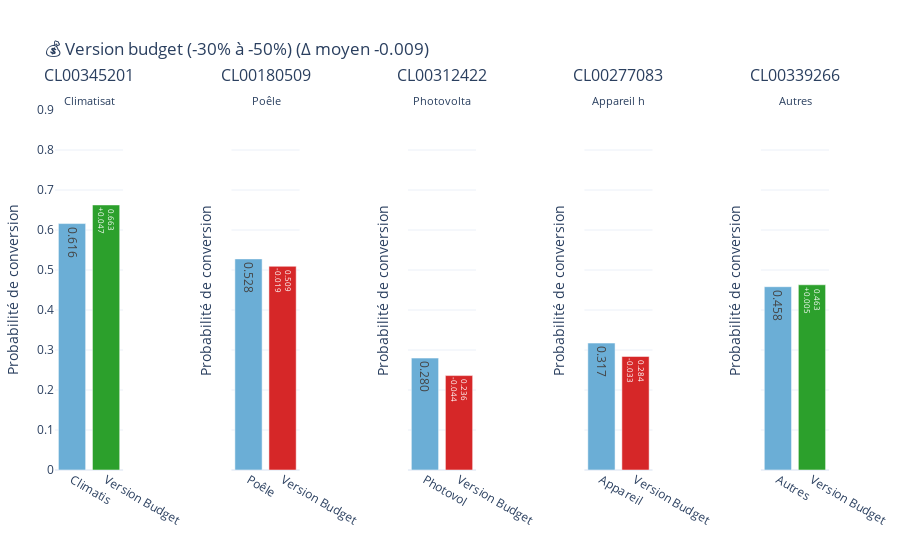

Write notebook code for a chart like this one.
### Code cell
# Simulation
compute = get_budget_alternative_compute_function(model, feature_names, df_sim, selected_ids)
show_budget_alternative_widget(compute, selected_ids)

### Figure 1 — Plotly figure (JSON) as saved in the notebook; plotly's stock layout.template omitted (floating-point values rounded to 4 significant figures)
{"data": [{"hovertemplate": "Prix actuel<br>€4829<br>premium<br>0.616<extra></extra>", "marker": {"color": "#6baed6"}, "text": "0.616", "textposition": "auto", "type": "bar", "x": ["Climatis"], "xaxis": "x", "y": [0.6161], "yaxis": "y"}, {"hovertemplate": "Version Budget<br>€4829 → €81030<br>0.663 (+0.047)<extra></extra>", "marker": {"color": "#2ca02c"}, "text": "0.663<br>+0.047", "textposition": "auto", "type": "bar", "x": ["Version Budget"], "xaxis": "x", "y": [0.6626], "yaxis": "y"}, {"hovertemplate": "Prix actuel<br>€5685<br>premium<br>0.528<extra></extra>", "marker": {"color": "#6baed6"}, "text": "0.528", "textposition": "auto", "type": "bar", "x": ["Poêle"], "xaxis": "x2", "y": [0.5278], "yaxis": "y2"}, {"hovertemplate": "Version Budget<br>€5685 → €37434<br>0.509 (-0.019)<extra></extra>", "marker": {"color": "#d62728"}, "text": "0.509<br>-0.019", "textposition": "auto", "type": "bar", "x": ["Version Budget"], "xaxis": "x2", "y": [0.5092], "yaxis": "y2"}, {"hovertemplate": "Prix actuel<br>€9581<br>premium<br>0.280<extra></extra>", "marker": {"color": "#6baed6"}, "text": "0.280", "textposition": "auto", "type": "bar", "x": ["Photovol"], "xaxis": "x3", "y": [0.2798], "yaxis": "y3"}, {"hovertemplate": "Version Budget<br>€9581 → €67144<br>0.236 (-0.044)<extra></extra>", "marker": {"color": "#d62728"}, "text": "0.236<br>-0.044", "textposition": "auto", "type": "bar", "x": ["Version Budget"], "xaxis": "x3", "y": [0.236], "yaxis": "y3"}, {"hovertemplate": "Prix actuel<br>€14570<br>premium<br>0.317<extra></extra>", "marker": {"color": "#6baed6"}, "text": "0.317", "textposition": "auto", "type": "bar", "x": ["Appareil"], "xaxis": "x4", "y": [0.3173], "yaxis": "y4"}, {"hovertemplate": "Version Budget<br>€14570 → €14456<br>0.284 (-0.033)<extra></extra>", "marker": {"color": "#d62728"}, "text": "0.284<br>-0.033", "textposition": "auto", "type": "bar", "x": ["Version Budget"], "xaxis": "x4", "y": [0.2838], "yaxis": "y4"}, {"hovertemplate": "Prix actuel<br>€5662<br>premium<br>0.458<extra></extra>", "marker": {"color": "#6baed6"}, "text": "0.458", "textposition": "auto", "type": "bar", "x": ["Autres"], "xaxis": "x5", "y": [0.4583], "yaxis": "y5"}, {"hovertemplate": "Version Budget<br>€5662 → €3964<br>0.463 (+0.005)<extra></extra>", "marker": {"color": "#2ca02c"}, "text": "0.463<br>+0.005", "textposition": "auto", "type": "bar", "x": ["Version Budget"], "xaxis": "x5", "y": [0.4631], "yaxis": "y5"}], "layout": {"annotations": [{"font": {"size": 16}, "showarrow": false, "text": "CL00345201<br><sub>Climatisat</sub>", "x": 0.044, "xanchor": "center", "xref": "paper", "y": 1, "yanchor": "bottom", "yref": "paper"}, {"font": {"size": 16}, "showarrow": false, "text": "CL00180509<br><sub>Poêle</sub>", "x": 0.272, "xanchor": "center", "xref": "paper", "y": 1, "yanchor": "bottom", "yref": "paper"}, {"font": {"size": 16}, "showarrow": false, "text": "CL00312422<br><sub>Photovolta</sub>", "x": 0.5, "xanchor": "center", "xref": "paper", "y": 1, "yanchor": "bottom", "yref": "paper"}, {"font": {"size": 16}, "showarrow": false, "text": "CL00277083<br><sub>Appareil h</sub>", "x": 0.728, "xanchor": "center", "xref": "paper", "y": 1, "yanchor": "bottom", "yref": "paper"}, {"font": {"size": 16}, "showarrow": false, "text": "CL00339266<br><sub>Autres</sub>", "x": 0.956, "xanchor": "center", "xref": "paper", "y": 1, "yanchor": "bottom", "yref": "paper"}], "barmode": "group", "height": 540, "margin": {"b": 60, "l": 50, "r": 30, "t": 110}, "showlegend": false, "title": {"text": "💰 Version budget (-30% à -50%) (Δ moyen -0.009)"}, "xaxis": {"anchor": "y", "domain": [0, 0.088]}, "xaxis2": {"anchor": "y2", "domain": [0.228, 0.316]}, "xaxis3": {"anchor": "y3", "domain": [0.456, 0.544]}, "xaxis4": {"anchor": "y4", "domain": [0.684, 0.772]}, "xaxis5": {"anchor": "y5", "domain": [0.912, 1]}, "yaxis": {"anchor": "x", "domain": [0, 1], "range": [0, 0.9], "title": {"text": "Probabilité de conversion"}}, "yaxis2": {"anchor": "x2", "domain": [0, 1], "matches": "y", "range": [0, 0.9], "showticklabels": false, "title": {"text": "Probabilité de conversion"}}, "yaxis3": {"anchor": "x3", "domain": [0, 1], "matches": "y", "range": [0, 0.9], "showticklabels": false, "title": {"text": "Probabilité de conversion"}}, "yaxis4": {"anchor": "x4", "domain": [0, 1], "matches": "y", "range": [0, 0.9], "showticklabels": false, "title": {"text": "Probabilité de conversion"}}, "yaxis5": {"anchor": "x5", "domain": [0, 1], "matches": "y", "range": [0, 0.9], "showticklabels": false, "title": {"text": "Probabilité de conversion"}}}}
